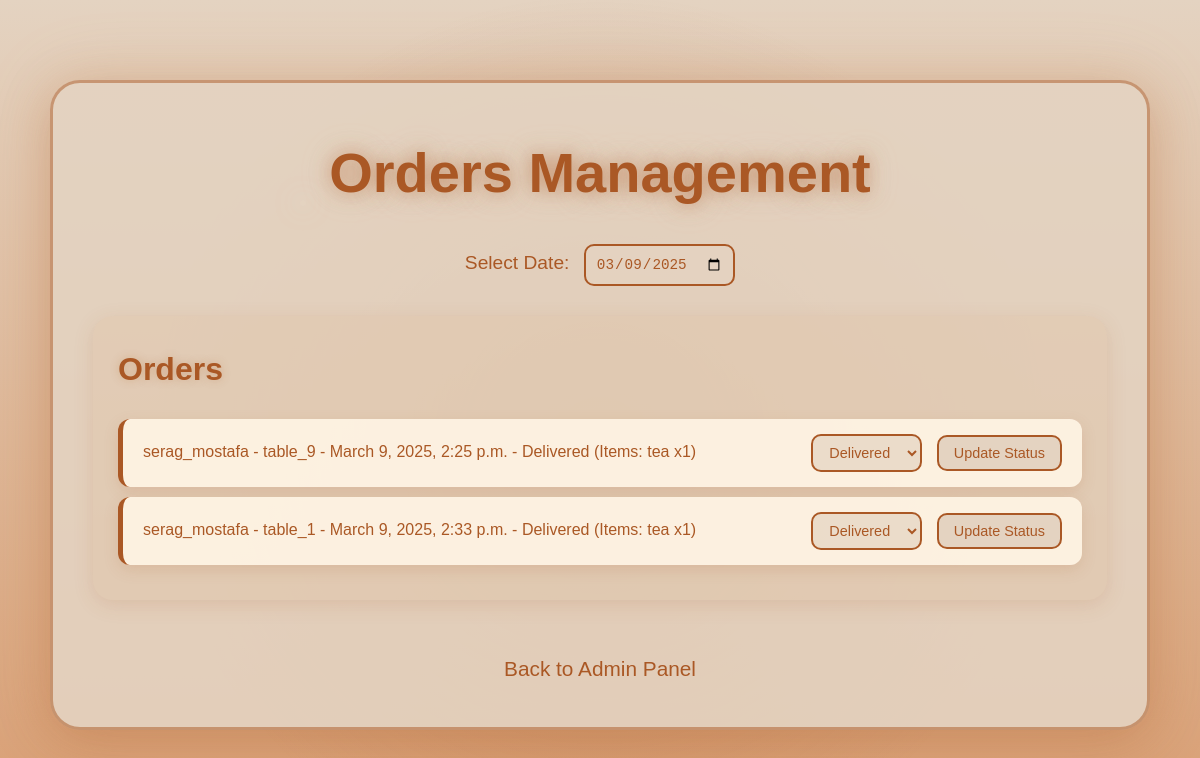
Screenshot of /cafe/admin/orders/ (signed in) with the database file from the repository.
### cafe/models.py (models this page shows, shortened)
class Order(models.Model):
    user = models.ForeignKey(User, on_delete=models.CASCADE)
    location = models.CharField(max_length=50)  # e.g., "table_1" or "room_1"
    created_at = models.DateTimeField(auto_now_add=True)
    status = models.CharField(max_length=20, default='Pending')

class OrderItem(models.Model):
    order = models.ForeignKey(Order, on_delete=models.CASCADE)
    item = models.ForeignKey(Item, on_delete=models.CASCADE)
    quantity = models.PositiveIntegerField(default=1)

class Item(models.Model):
    name = models.CharField(max_length=100)
    price = models.DecimalField(max_digits=6, decimal_places=2)
    is_available = models.BooleanField(default=True)
    image = models.ImageField(upload_to='items/', null=True, blank=True)
    item_type = models.CharField(max_length=20, choices=ITEM_TYPES, default='dessert')

### cafe/views.py (the view)
# urls.py: path('admin/orders/', views.orders_page, name='orders_page'),
@login_required
@user_passes_test(lambda u: u.is_staff)
def orders_page(request):
    date_str = request.GET.get('date', '')
    try:
        selected_date = datetime.strptime(date_str, '%Y-%m-%d').date() if date_str else timezone.now().date()
    except ValueError:
        selected_date = timezone.now().date()
    context = {
        'orders': Order.objects.filter(created_at__date=selected_date),
        'selected_date': selected_date,
    }
    return render(request, 'cafe/orders_page.html', context)

### cafe/templates/cafe/orders_page.html (shortened to what this page needs)
{% load static %}
<!DOCTYPE html>
<html lang="en">
<head>
</head>
<body>
    <div class="orders-container">
        <h1>Orders Management</h1>
        <div class="date-filter">
            <label for="date-picker">Select Date:</label>
            <input type="date" id="date-picker" value="{{ selected_date|date:'Y-m-d' }}">
        </div>
        <div class="section">
            <h2>Orders</h2>
            <ul id="orders-list">
                {% for order in orders %}
                    <li data-order-id="{{ order.id }}">
                        {{ order.user.username }} - {{ order.location }} - {{ order.created_at }} - {{ order.status }}
                        {% with order_items=order.orderitem_set.all %}
                            {% if order_items %}
                                (Items: {% for oi in order_items %}{{ oi.item.name }} x{{ oi.quantity }}{% if not forloop.last %}, {% endif %}{% endfor %})
                            {% endif %}
                        {% endwith %}
                        <div>
                            <select class="status-select" data-order-id="{{ order.id }}">
                                <option value="Delivered" {% if order.status == 'Delivered' %}selected{% endif %}>Delivered</option>
                            </select>
                            <button class="status-btn" data-order-id="{{ order.id }}">Update Status</button>
                        </div>
                    </li>
                {% endfor %}
            </ul>
        </div>
        <a href="{% url 'cafe:admin_page' %}" class="back-link">Back to Admin Panel</a>
    </div>
</body>
</html>

### cafe/templates/cafe/orders_page.html (style rules this page uses)
* { margin: 0; padding: 0; box-sizing: border-box; }
body { font-family: 'Orbitron', 'Poppins', sans-serif; background: linear-gradient(180deg, #e4d3c1 0%, #d89b6e 100%); color: #aa5825; line-height: 1.8; min-height: 100vh; overflow-x: hidden; position: relative; -webkit-font-smoothing: antialiased; -moz-osx-font-smoothing: grayscale; }
body::before { content: ''; position: fixed; top: 0; left: 0; width: 100%; height: 100%; background: radial-gradient(circle, rgba(170, 88, 37, 0.3) 0%, transparent 60%); z-index: -1; animation: cosmic-pulse 12s infinite ease-in-out; }
body::after { content: ''; position: absolute; width: 6px; height: 6px; background: rgba(228, 211, 193, 0.8); border-radius: 50%; box-shadow: 0 0 25px rgba(228, 211, 193, 0.6); animation: orbit 18s infinite ease-in-out; top: 15%; left: 25%; }
.orders-container { max-width: 1100px; margin: 80px auto; padding: 40px; background: rgba(228, 211, 193, 0.9); border-radius: 30px; box-shadow: 0 12px 50px rgba(170, 88, 37, 0.3), 0 0 70px rgba(216, 155, 110, 0.2); position: relative; transition: transform 0.5s ease, box-shadow 0.5s ease; border: 3px solid rgba(170, 88, 37, 0.5); }
h1 { font-size: 3.5em; color: #aa5825; text-align: center; margin-bottom: 20px; text-shadow: 0 0 20px rgba(170, 88, 37, 0.6), 0 0 30px rgba(228, 211, 193, 0.4); animation: glow 2.5s infinite ease-in-out; }
.date-filter { text-align: center; margin-bottom: 30px; }
.date-filter label { font-size: 1.2em; color: #aa5825; margin-right: 10px; }
.date-filter input[type="date"] { padding: 10px; font-size: 1.1em; background: rgba(228, 211, 193, 0.7); border: 2px solid #aa5825; border-radius: 10px; color: #aa5825; outline: none; transition: border-color 0.3s ease, box-shadow 0.3s ease; }
.section { margin-bottom: 50px; padding: 25px; background: rgba(216, 155, 110, 0.1); border-radius: 20px; box-shadow: 0 5px 20px rgba(170, 88, 37, 0.15); transition: transform 0.3s ease, box-shadow 0.3s ease; }
h2 { font-size: 2em; color: #aa5825; margin-bottom: 20px; text-shadow: 0 0 10px rgba(170, 88, 37, 0.3); }
ul { list-style: none; padding: 0; }
li { padding: 15px 20px; margin: 10px 0; background: rgba(255, 245, 230, 0.9); border-radius: 12px; box-shadow: 0 5px 15px rgba(170, 88, 37, 0.15); display: flex; justify-content: space-between; align-items: center; transition: transform 0.3s ease, box-shadow 0.3s ease, background 0.3s ease; border-left: 5px solid #aa5825; animation: slideInFromRight 0.5s ease-out; flex-wrap: wrap; gap: 10px; }
.status-btn { padding: 8px 15px; font-size: 0.9em; background: #e4d3c1; color: #aa5825; border: 2px solid #aa5825; border-radius: 10px; cursor: pointer; transition: transform 0.3s ease, background 0.3s ease, color 0.3s ease, box-shadow 0.3s ease; }
.status-select { padding: 8px 12px; font-size: 0.9em; background: rgba(228, 211, 193, 0.7); border: 2px solid #aa5825; border-radius: 10px; color: #aa5825; outline: none; transition: border-color 0.3s ease, box-shadow 0.3s ease; margin-right: 10px; }
.back-link { display: block; text-align: center; margin-top: 40px; font-size: 1.3em; color: #aa5825; text-decoration: none; transition: color 0.3s ease, transform 0.3s ease, text-shadow 0.3s ease; }

### rows the page displays
Order: user.username "serag_mostafa", location "table_9", created_at "March 9, 2025, 2:25 p.m.", status "Delivered", status+id "Delivered"
OrderItem: item.name "tea", quantity "1"
Order: user.username "serag_mostafa", location "table_1", created_at "March 9, 2025, 2:33 p.m.", status "Delivered", status+id "Delivered"
OrderItem: item.name "tea", quantity "1"
